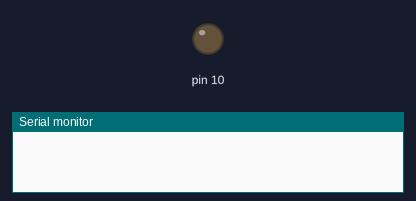
This sketch was run on a simulated Arduino Uno, built with avr-gcc and run on an emulated ATmega328P. On the bench: output pins drawn as LEDs (lit = HIGH), the last lines printed to the serial monitor.

Above: at 0.1 s.
At 5.9 s:
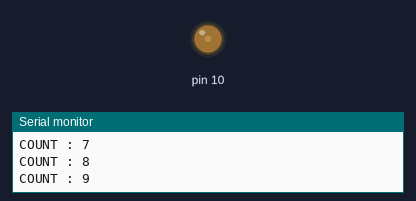
At 23.9 s:
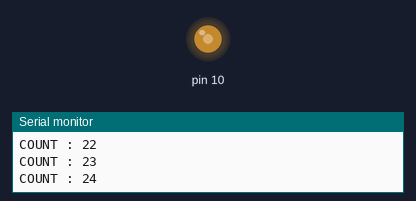
Timing chart, 0 to 25.5 s (numbered marks = the images above):
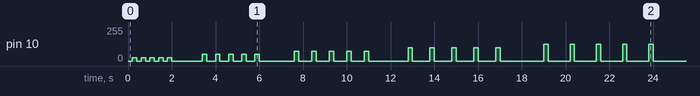

The sketch:

Piezo_Delay.ino
```cpp
#include <TimerOne.h>
int cnt = 0;
const int BUZZER = 10;

void setup() {
  Serial.begin(9600);
  Timer1.initialize();
  Timer1.pwm(BUZZER, 0);
  for (int i = 1; i < 6; i++) {
    for (int j = 1; j < 6; j++) {
      delay(200*i);
      Timer1.setPwmDuty(BUZZER, 100*i);
      Timer1.setPeriod(1000000 / 262);
      delay(200);
      cnt++;
      Serial.print("COUNT : ");
      Serial.println(cnt);
      Timer1.setPwmDuty(BUZZER, 0);
    }
    delay(1000);
  }
}

void loop() {
}
```
